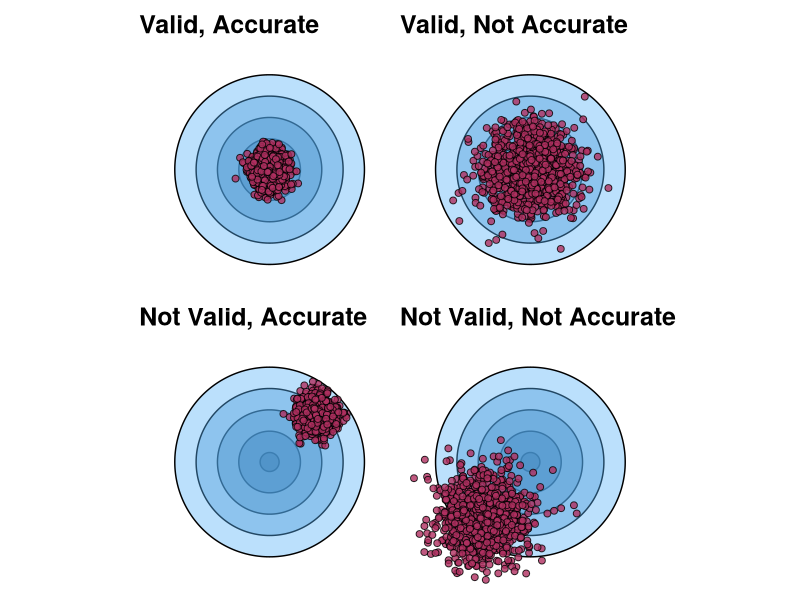
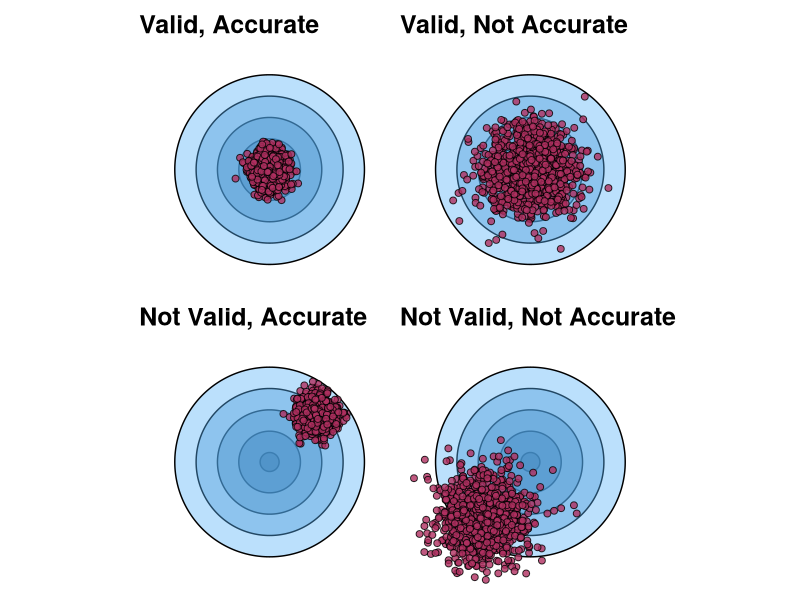

The R script that drew these images, in order:



library(tidyverse)
library(ggforce)
library(ggtext)
library(patchwork)
library(here)

circles <- data.frame(
  x0 = rep(0, 5),
  y0 = rep(0, 5),
  r = seq(0.1, 1, length.out = 5)
)

data.av <- tibble(x = rnorm(1e3, 0, 0.1),
                  y = rnorm(1e3, 0, 0.1),
                  group = "Valid, Accurate") 

data.anv <- tibble(x = rnorm(1e3, 0.5, 0.1),
                  y = rnorm(1e3, 0.5, 0.1),
                  group = "Not Valid, Accurate") 

data.nav <- tibble(x = rnorm(1e3, 0, 0.25),
                   y = rnorm(1e3, 0, 0.25),
                   group = "Valid, Not Accurate") 

data.nanv <- tibble(x = rnorm(1e3, -0.5, 0.25),
                   y = rnorm(1e3, -0.6, 0.25),
                   group = "Not Valid, Not Accurate") 



plot.av <- ggplot() +
  geom_circle(data = circles, aes(x0 = x0, y0 = y0, r = r, fill = r), alpha = 0.4, show.legend = FALSE) +
  geom_point(data = data.av, aes(x = x, y = y), fill = "maroon", alpha = .8, size = 2, pch = 21) +
  coord_fixed() +
  theme_void() +
  theme(title = element_markdown(size = 15, face = "bold")) +
  scale_x_continuous(limits = c(-1.25, 1.25)) +
  scale_y_continuous(limits = c(-1.25, 1.25)) +
  labs(title = "Valid, Accurate")


plot.anv <- ggplot() +
  geom_circle(data = circles, aes(x0 = x0, y0 = y0, r = r, fill = r), alpha = 0.4, show.legend = FALSE) +
  geom_point(data = data.anv, aes(x = x, y = y), fill = "maroon", alpha = .8, size = 2, pch = 21) +
  coord_fixed() +
  theme_void() +
  theme(title = element_markdown(size = 15, face = "bold")) +
  scale_x_continuous(limits = c(-1.25, 1.25)) +
  scale_y_continuous(limits = c(-1.25, 1.25)) +
  labs(title = "Not Valid, Accurate")

plot.nav <- ggplot() +
  geom_circle(data = circles, aes(x0 = x0, y0 = y0, r = r, fill = r), alpha = 0.4, show.legend = FALSE) +
  geom_point(data = data.nav, aes(x = x, y = y), fill = "maroon", alpha = .8, size = 2, pch = 21) +
  coord_fixed() +
  theme_void() +
  theme(title = element_markdown(size = 15, face = "bold")) +
  scale_x_continuous(limits = c(-1.25, 1.25)) +
  scale_y_continuous(limits = c(-1.25, 1.25)) +
  labs(title = "Valid, Not Accurate")


plot.nanv <- ggplot() +
  geom_circle(data = circles, aes(x0 = x0, y0 = y0, r = r, fill = r), alpha = 0.4, show.legend = FALSE) +
  geom_point(data = data.nanv, aes(x = x, y = y), fill = "maroon", alpha = .8, size = 2, pch = 21) +
  coord_fixed() +
  theme_void() +
  theme(title = element_markdown(size = 15, face = "bold")) +
  scale_x_continuous(limits = c(-1.25, 1.25)) +
  scale_y_continuous(limits = c(-1.25, 1.25)) +
  labs(title = "Not Valid, Not Accurate")



plot.com <- wrap_plots(plot.av, plot.nav, plot.anv, plot.nanv)

plot.com

ggsave(here("accuracy-and-validity.png"))
